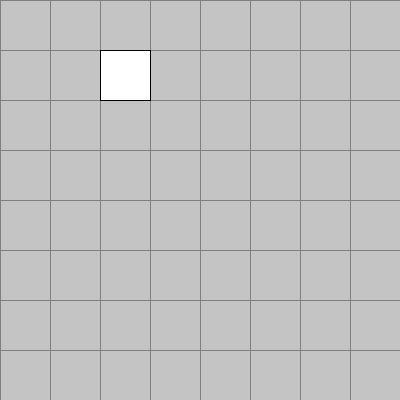
Frame 1 (no input)
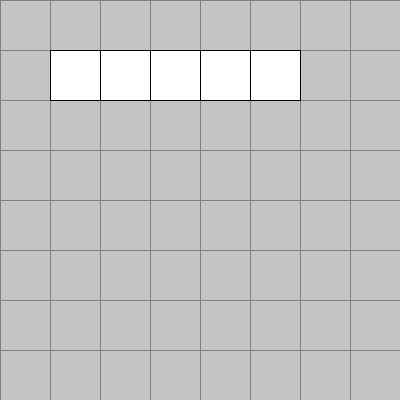
Frame 60 (the mouse pressed at the canvas centre just before this capture)
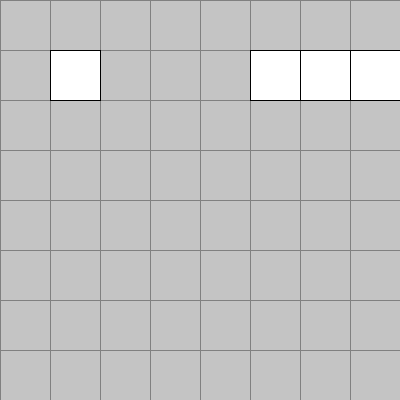
Frame 120 (the mouse held since frame 60 and released just before this capture)

The Processing sketch that drew these frames (run headless with seeded random() and noise(); from frame 60 on, the mouse is pressed at the canvas centre):

// Processing sketch: resnakeagain_003
// ── resnakeagain_003.pde
int rows, cols;
float cellsize;
Snake snake;

void setup() {
  size(400, 400);
  frameRate(3);
  cols = 8;
  rows = 8;
  cellsize = height/float(rows);
  snake = new Snake(0,0,0);// int(random(cols)), int(random(rows)), 0);
}
void draw() {
  background(196);
  doGrid();
  snake.update();
  snake.draw();
}
void doGrid() {
  for (int i=0; i<cols;i++) {
    for (int j=0; j<rows;j++) {
      stroke(128);
      line(i*cellsize, 0, i*cellsize, height);
      line(0, j*cellsize, width, j*cellsize);
    }
  }
}


// ── Snake.pde
class Snake{
  ArrayList <Vertebra> body;
  
  Snake(float x, float y, float d){
    body      = new ArrayList();
    body.add( new Vertebra(new PVector(x,y),d) );
  }
  void update(){
    for(int i=body.size()-1; i>0; i--){
      body.get(i).update(body.get(i-1).pos, body.get(i-1).direction);  
    }
    println(cos(body.get(0).direction)+"  "+sin(body.get(0).direction));
    body.get(0).pos.x+=1*cos(body.get(0).direction);
    body.get(0).pos.y+=1*sin(body.get(0).direction);

    body.get(0).pos.x+=cols;body.get(0).pos.x%=cols;
    body.get(0).pos.y+=rows;body.get(0).pos.y%=rows;  
    
    if(frameCount<5)grow();
  }
  void draw(){
    for(int i=0; i<body.size(); i++){
      Vertebra v = (Vertebra)body.get(i);
      v.draw();
    }
    
  }
  void grow(){
    Vertebra last = (Vertebra)body.get(body.size()-1);
    body.add( new Vertebra(last.pos, last.direction));
  }
  
  
  
  
  void die(){
    println("i should die");
  }
  void turnLeft(){
    body.get(0).direction -=PI/2;
    body.get(0).direction%=TWO_PI;
  }
  void turnRight(){
    body.get(0).direction +=PI/2;
    body.get(0).direction%=TWO_PI;
  }
  void left(){
    if(body.get(0).direction==PI/2 || body.get(0).direction==3*PI/2){
      body.get(0).direction=PI;
    }else{
      die();
    }
  }
  void right(){
    if(body.get(0).direction==PI/2 || body.get(0).direction==3*PI/2){
      body.get(0).direction=0;
    }else{
      die();
    }
  }
  void up(){
    if(body.get(0).direction==0 || body.get(0).direction==PI){
      body.get(0).direction=3*PI/2;
    }else{
      die();
    }
  }
  void down(){
    if(body.get(0).direction==0 || body.get(0).direction==PI){
      body.get(0).direction=PI/2;
    }else{
      die();
    }
  }
}

// ── Vertebra.pde
class Vertebra{
  PVector pos,oldpos;
  float   direction,oldDirection;

  Vertebra(PVector p, float d){
    pos = new PVector(p.x,p.y);
    oldpos = new PVector(p.x,p.y);
    update(pos,d);
  }
  void update(PVector p, float d){
    oldpos.x = pos.x;
    oldpos.y = pos.y;
    oldDirection = direction;
    pos.x = p.x;
    pos.y = p.y; 
    direction = d;
  }
  void draw(){
    stroke(0);
    pushMatrix();
    translate((1+pos.x)*cellsize, (1+pos.y)*cellsize);
    rotate(direction);
    rect(0, 0, cellsize, cellsize);
    popMatrix();
  }
}
